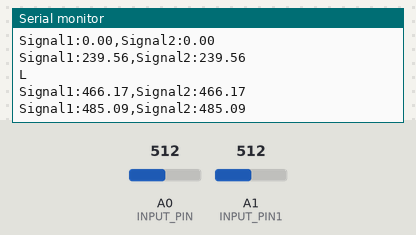
Simulated run of this sketch. Board: Arduino Uno, built with avr-gcc and run on an emulated ATmega328P. On the bench: the last lines printed to the serial monitor. The inputs (shaded band) are chosen by the test bench; at power-on: A0 (INPUT_PIN) = 512, A1 (INPUT_PIN1) = 512.

Above: at 1.2 s.
1.3 s: A0 (INPUT_PIN) set to 716
At 3.41 s:
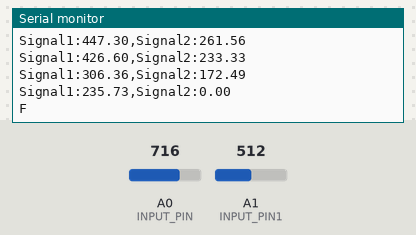
4.3 s: A1 (INPUT_PIN1) set to 306
At 5.56 s:
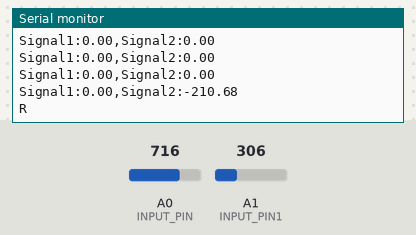
6.8 s: A1 (INPUT_PIN1) set to 510
At 8.16 s:
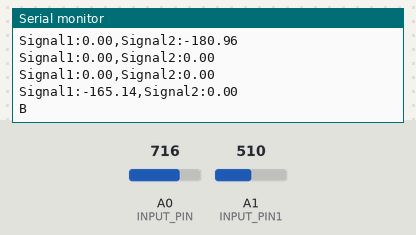
9.4 s: A0 (INPUT_PIN) set to 306
At 10.61 s:
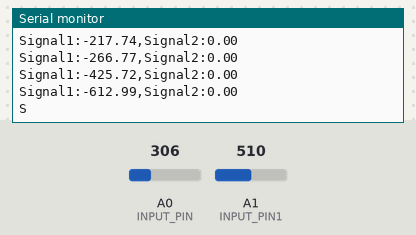
Timing chart, 0 to 12.4 s (numbered marks = the images above; inputs shaded):
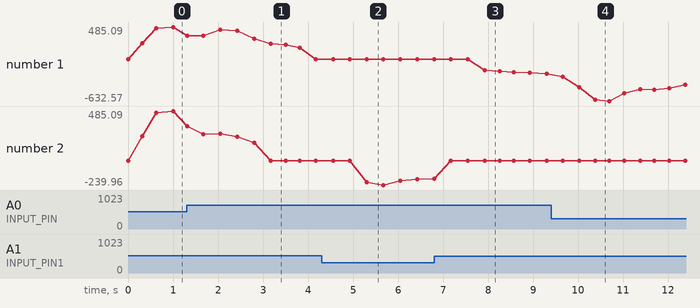

The sketch:

eog_filter.ino
```cpp
// EOG Filter - BioAmp EXG Pill
// https://github.com/upsidedownlabs/BioAmp-EXG-Pill

#define SAMPLE_RATE 50
#define INPUT_PIN A0
#define INPUT_PIN1 A1
char direction = 'S';
char lastDirection = 'S'; // To track the last direction sent

#include <SoftwareSerial.h>
#include <Wire.h>

SoftwareSerial BTSerial(2,3);

void setup() {
  // Serial connection begin
  Serial.begin(9600);
  BTSerial.begin(9600);
}

void loop() {
  // Calculate elapsed time
  static unsigned long past = 0;
  unsigned long present = micros();
  unsigned long interval = present - past;
  past = present;

  // Run timer
  static long timer = 0;
  timer -= interval;

  // Sample
  if (timer < 0) {
    timer += 3000000 / SAMPLE_RATE;
    float sensor_value1 = analogRead(INPUT_PIN);
    float sensor_value2 = analogRead(INPUT_PIN1);
    float signal1 = EOGFilter1(sensor_value1);
    float signal2 = EOGFilter2(sensor_value2);

    // Print filtered signals for debugging
    Serial.print("Signal1:");
    Serial.print(signal1);
    Serial.print(',');
    Serial.print("Signal2:");
    Serial.println(signal2);
    //Serial.println(direction);
   // BTSerial.write(direction);
     //Send direction only if it has changed
    if (direction != lastDirection) {
      BTSerial.write(direction);
      Serial.println(direction);
      lastDirection = direction; // Update last direction sent
    }
  }
}

// Band-Pass Butterworth IIR digital filter for Sensor 1
float EOGFilter1(float input) {
  float output = input;
  {
    static float z1, z2; // filter section state
    float x = output - 0.02977423 * z1 - 0.04296318 * z2;
    output = 0.09797471 * x + 0.19594942 * z1 + 0.09797471 * z2;
    z2 = z1;
    z1 = x;
  }
  {
    static float z1, z2; // filter section state
    float x = output - 0.08383952 * z1 - 0.46067709 * z2;
    output = 1.00000000 * x + 2.00000000 * z1 + 1.00000000 * z2;
    z2 = z1;
    z1 = x;
  }
  {
    static float z1, z2; // filter section state
    float x = output - -1.92167271 * z1 - 0.92347975 * z2;
    output = 1.00000000 * x + -2.00000000 * z1 + 1.00000000 * z2;
    z2 = z1;
    z1 = x;
  }
  {
    static float z1, z2; // filter section state
    float x = output - -1.96758891 * z1 - 0.96933514 * z2;
    output = 1.00000000 * x + -2.00000000 * z1 + 1.00000000 * z2;
    z2 = z1;
    z1 = x;
  }

  // Adjust output and direction based on the filtered signal
  if (output >= -150 && output <= 150) {
    output = 0;
  }

  // Check for each condition independently
  else if (output > 500 || output < -500) {
    direction = 'S';  // Still when output exceeds 500 or falls below -500
  }
  else if (output > 150) {
    direction = 'F';  // Forward
  }
  else if (output < -150) {
    direction = 'B';  // Backward
  }

  return output;
}

// Band-Pass Butterworth IIR digital filter for Sensor 2
float EOGFilter2(float input) {
  float output = input;
  {
    static float z1, z2; // filter section state
    float x = output - 0.02977423 * z1 - 0.04296318 * z2;
    output = 0.09797471 * x + 0.19594942 * z1 + 0.09797471 * z2;
    z2 = z1;
    z1 = x;
  }
  {
    static float z1, z2; // filter section state
    float x = output - 0.08383952 * z1 - 0.46067709 * z2;
    output = 1.00000000 * x + 2.00000000 * z1 + 1.00000000 * z2;
    z2 = z1;
    z1 = x;
  }
  {
    static float z1, z2; // filter section state
    float x = output - -1.92167271 * z1 - 0.92347975 * z2;
    output = 1.00000000 * x + -2.00000000 * z1 + 1.00000000 * z2;
    z2 = z1;
    z1 = x;
  }
  {
    static float z1, z2; // filter section state
    float x = output - -1.96758891 * z1 - 0.96933514 * z2;
    output = 1.00000000 * x + -2.00000000 * z1 + 1.00000000 * z2;
    z2 = z1;
    z1 = x;
  }

  // Adjust output and direction based on the filtered signal
  if (output >= -150 && output <= 150) {
    output = 0;

  }

  // Check for each condition independently
  else if (output > 500 || output < -500) {
    direction = 'S';  // Still when output exceeds 500 or falls below -500
  }
 else if (output > 150) {
    direction = 'L';  // Left
  }
 else if (output < -150) {
    direction = 'R';  // Right
  }

  return output;
}
```

Measured:
- after the input at 1.3 s, the serial monitor: prints a new line at once (image 1)
- after the input at 4.3 s, the serial monitor: prints a new line after 1.0 s (image 2)
- after the input at 6.8 s, the serial monitor: prints a new line at once (image 3)
- after the input at 9.4 s, the serial monitor: prints a new line after 0.26 s (image 4)
- plotted number 2: 0 → -183.28 after the input at 4.3 s
